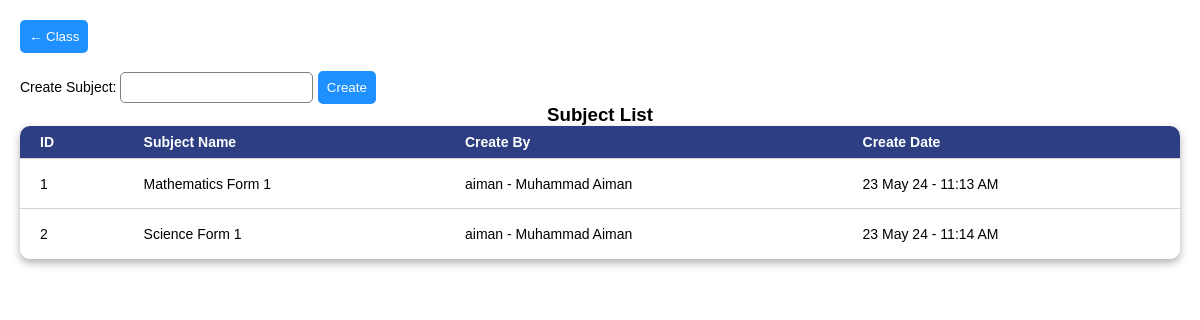
/subject.php (signed in), run on the app's committed database.
### tables this page shows
CREATE TABLE `subject` (
  `rowid` bigint(20) NOT NULL,
  `name` varchar(100) NOT NULL,
  `create_date` datetime NOT NULL DEFAULT current_timestamp(),
  `create_user` bigint(20) NOT NULL DEFAULT 0 COMMENT 'Refer to user.rowid'
);

### server/db.class.php (called while the page is built, shortened)
<?php
    class db {
        public $conn;
        private $hostname = "localhost";
        private $databasename = "educonnect";
        private $username = "root";
        private $password = "";
        function __construct($hostname = "", $databasename = "", $username = "", $password = "") {
            try {
                $this->hostname = $hostname != "" ? $hostname : $this->hostname;
                $this->databasename = $databasename != "" ? $databasename : $this->databasename;
                $this->password = $password != "" ? $password : $this->password;
                $this->conn = new PDO("mysql:host=$this->hostname; dbname=$this->databasename", $this->username, $this->password);
                $this->conn->exec("SET CHARACTER SET utf8");
            } catch (Exception $e) {
                $this->add_error_msg($e->getMessage());
            }
        }
        function sql_select($sql) {
            $return = [];
            try{
                $result = $this->conn->query($sql);
                if ($result !== false) {
                    $cols = $result->columnCount();
                    $count = 0;
                    foreach ($result as $row) {
                        $return[$count] = $this->sql_select_clearance($cols, $row);
                        $count++;
                    }
                } else {
                    throw new PDOException("[Error] Wrong SQL");
                }
            }
            catch(PDOException $e) {
                $this->sql_select_result = false;
                $this->sql_select_reason = $e->getMessage();
                $this->add_error_msg($e->getMessage());
                return [];
            }
            return $return;
        }
        function sql_select_clearance($length, $arr) {
            for($l = 0; $l < $length; $l++) {
                unset($arr[$l]);
            }
            return $arr;
        }
    }

### server/subject.class.php (the view, shortened to what this page needs)
<?php
class subject {
  private $db;
  function __construct() {
    $this->db = new db();
  }
  function tc_list() {
    $ret_html = "<tr>"
      .  "<th>ID</th>"
      .  "<th>Subject Name</th>"
      .  "<th>Create By</th>"
      .  "<th>Create Date</th>"
      ."</tr>";
    try {
      foreach ($this->db->sql_select("SELECT A.rowid, A.name, CONCAT(DATE_FORMAT(A.create_date,'%d %b %y'), ' - ',TIME_FORMAT(A.create_date, '%h:%i %p')) AS create_date, CONCAT(B.userid, ' - ', B.fullname) AS create_by FROM `subject` A LEFT JOIN user B ON A.create_user=B.rowid") as $val) {
        $ret_html .= "<tr>"
          .  "<td>" . $val['rowid'] . "</td>"
          .  "<td>" . $val['name'] . "</td>"
          .  "<td>" . $val['create_by'] . "</td>"
          .  "<td>" . $val['create_date'] . "</td>"
          ."</tr>";
      }
    } catch (Exception $e) {
      $this->add_error_msg($e->getMessage());
      $ret_html .= "<tr><td colspan='20'>No Class</td></tr>";
    }
    return $ret_html;
  }
}

### css/setup.css (style rules this page uses)
body { margin: 0px; font-family: Arial; }
.table2 td, .table2 th { padding: 5px 20px; text-align: left; }
.table2 td { height: 50px; background: white; border-top: 1px solid lightgray; font-size: 14px; }
.table2 th { font-family: Arial; font-size: 14px; font-weight: bold; padding: 8px 20px; background-color: #2d3e83; color: white; }
.table2 th:first-child { border-top-left-radius: 10px; }
.table2 tr:last-child { border-bottom-left-radius: 10px; border-bottom-right-radius: 10px; }
.table2 th:last-child { border-top-right-radius: 10px; }
.table2 tr:last-child td:first-child { border-bottom-left-radius: 10px; }
.table2 tr:last-child td:last-child { border-bottom-right-radius: 10px; }

### data on the page
subject: rowid "1", name "Mathematics Form 1", create_by "aiman - Muhammad Aiman", create_date "23 May 24 - 11:13 AM"
subject: rowid "2", name "Science Form 1", create_by "aiman - Muhammad Aiman", create_date "23 May 24 - 11:14 AM"
